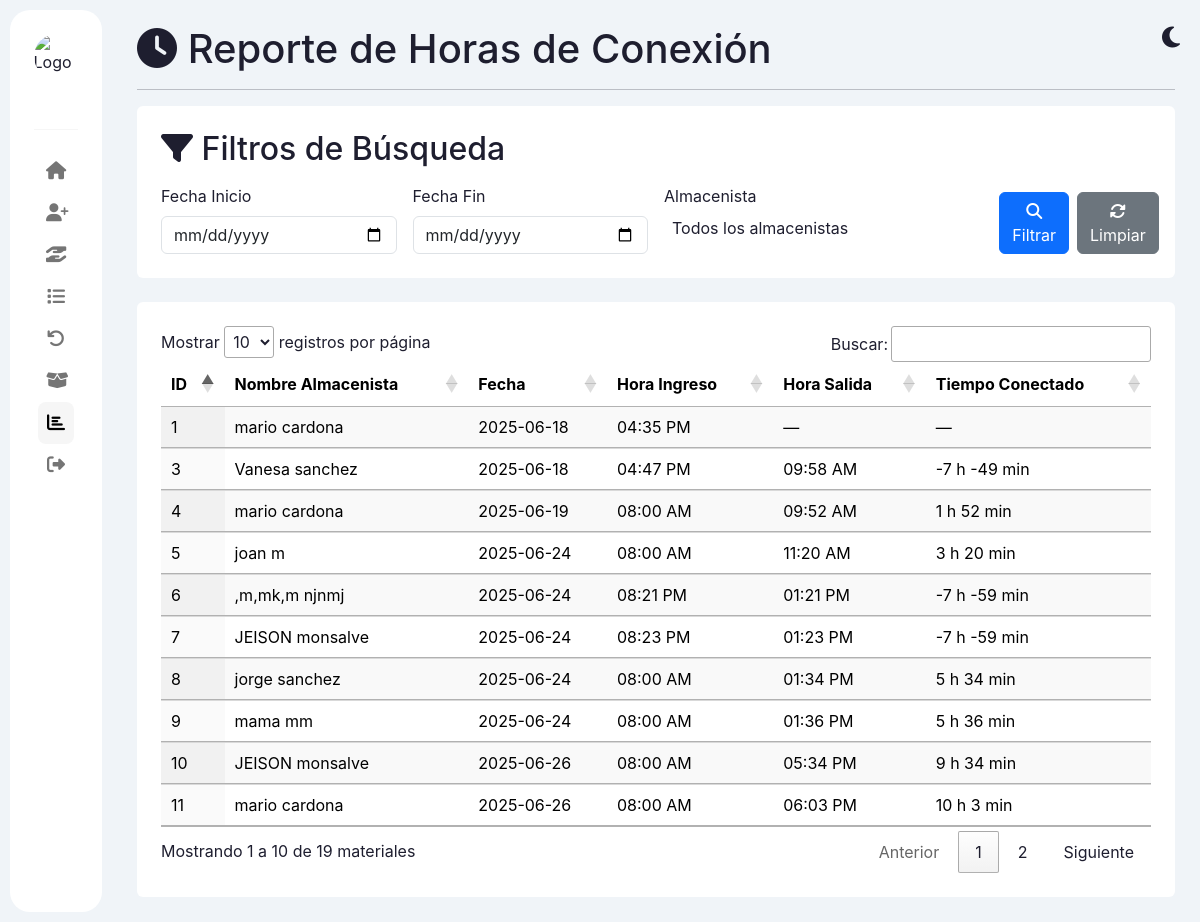
The app's page /reportes/reportes.php (signed in) with its own data.
### tables this page shows
CREATE TABLE `registro_horas` (
  `id` int(11) NOT NULL,
  `fecha` date NOT NULL,
  `hora_ingreso` datetime NOT NULL COMMENT 'Hora de ingreso del almacenista',
  `hora_salida` datetime DEFAULT NULL COMMENT 'Hora de salida del almacenista (null si no registrada)',
  `almacenista_id` int(11) NOT NULL
);

CREATE TABLE `almacenista` (
  `id` int(11) NOT NULL,
  `nombre` varchar(255) NOT NULL,
  `apellido` varchar(255) NOT NULL,
  `cedula` varchar(20) NOT NULL DEFAULT 'NOT NULL UNIQUE' COMMENT 'Número de cédula único del almacenista',
  `correo` varchar(255) NOT NULL,
  `telefono` varchar(255) DEFAULT NULL,
  `estado` enum('activo','inactivo') NOT NULL COMMENT 'Estado laboral: activo o inactivo',
  `hora_ingreso` datetime DEFAULT NULL,
  `hora_salida` datetime DEFAULT NULL,
  `usuario_id` int(11) NOT NULL COMMENT 'Relación con la tabla de usuarios para autenticación'
);

### reportes/reportes.php (the view, shortened to what this page needs)
<?php
include '../conexion.php';
$fecha_inicio = $_GET['fecha_inicio'] ?? '';
$fecha_fin = $_GET['fecha_fin'] ?? '';
$sql = "SELECT
            rh.id,
            a.nombre,
            a.apellido,
            rh.fecha,
            TIME(rh.hora_ingreso) as hora_ingreso_real,
            TIME(rh.hora_salida) as hora_salida_real,
            TIMESTAMPDIFF(MINUTE, rh.hora_ingreso, rh.hora_salida) as minutos_conectado
        FROM registro_horas rh
        INNER JOIN almacenista a ON rh.almacenista_id = a.id";
$sql .= " ORDER BY rh.fecha DESC, TIME(rh.hora_ingreso) DESC";
$stmt = $connect->prepare($sql);
$stmt->execute();
$resultado = $stmt->get_result();
?>
<!DOCTYPE html>
<html lang="es">
<head>
    <link href="https://cdn.jsdelivr.net/npm/bootstrap@5.3.3/dist/css/bootstrap.min.css" rel="stylesheet">
    <link rel="stylesheet" href="https://cdnjs.cloudflare.com/ajax/libs/font-awesome/6.4.2/css/all.min.css">
    <link rel="stylesheet" href="https://cdn.datatables.net/1.13.6/css/jquery.dataTables.min.css">
    <link rel="stylesheet" href="https://cdn.datatables.net/buttons/2.4.1/css/buttons.dataTables.min.css">
    <link href="https://cdn.jsdelivr.net/npm/select2@4.1.0-rc.0/dist/css/select2.min.css" rel="stylesheet" />
    <link rel="stylesheet" href="https://cdn.jsdelivr.net/npm/select2-bootstrap-5-theme@1.3.0/dist/select2-bootstrap-5-theme.min.css" />
    <link rel="stylesheet" href="../css/reportes.css">
</head>
<body class="light">
<div class="container-fluid">
    <div class="sidebar">
        <img src="https://virtual.fundetec.edu.co/wp-content/uploads/2024/09/las-mejores-carreras-tecnicas-en-el-sena.png" class="animated-logo" alt="Logo SENA" />
        <div class="head">
        </div>
        <div class="menu">
            <ul>
                <li><a href="<?php echo ($_SESSION['rol'] === 'administrador') ? '../admin.php' : '../almacenista.php'; ?>"><i class="icon fas fa-home"></i><span class="text">Inicio</span></a></li>
                <li><a href="../funcionarios/1registrofuncionario.php"><i class="icon fas fa-user-plus"></i><span class="text">Funcionarios</span></a></li>
                <li><a href="../prestamo1/prestamos.php"><i class="icon fas fa-hand-holding-hand"></i><span class="text">Préstamos</span></a></li>
                <li><a href="../lista_prestamos/listar_prestamos.php"><i class="icon fas fa-list"></i><span class="text">Listados</span></a></li>
                <li><a href="../devoluciones/4devolucion.php"><i class="icon fas fa-undo"></i><span class="text">Devoluciones</span></a></li>
                <li><a href="../insumos/2insumos.php"><i class="icon fas fa-box-open"></i><span class="text">Insumos</span></a></li>
                <li class="active"><a href="reportes.php"><i class="icon fas fa-chart-bar"></i><span class="text">Reportes</span></a></li>
                <li><a href="../logout.php"><i class="icon fas fa-sign-out-alt"></i><span class="text">Cerrar sesión</span></a></li>
            </ul>
        </div>
    </div>
    <main class="main">
        <div class="toggle-mode-icons">
            <i id="theme-icon" class="fas fa-moon" onclick="toggleTheme()"></i>
        </div>
        <header><h1><i class="fas fa-clock"></i> Reporte de Horas de Conexión</h1></header>
        <hr>
        <section class="card-form p-4 rounded mb-4">
            <h2 class="mb-3"><i class="fas fa-filter"></i> Filtros de Búsqueda</h2>
            <form method="GET" class="row g-3">
                <div class="col-md-3">
                    <label for="fecha_inicio" class="form-label">Fecha Inicio</label>
                    <input type="date" class="form-control" id="fecha_inicio" name="fecha_inicio" value="<?= htmlspecialchars($fecha_inicio) ?>">
                </div>
                <div class="col-md-3">
                    <label for="fecha_fin" class="form-label">Fecha Fin</label>
                    <input type="date" class="form-control" id="fecha_fin" name="fecha_fin" value="<?= htmlspecialchars($fecha_fin) ?>">
                </div>
                <div class="col-md-4">
                    <label for="almacenista_id" class="form-label">Almacenista</label>
                </div>
                <div class="col-md-2 d-flex align-items-end">
                    <button type="submit" class="btn btn-primary"><i class="fas fa-search"></i> Filtrar</button>
                    <a href="reportes.php" class="btn btn-secondary ms-2"><i class="fas fa-sync-alt"></i> Limpiar</a>
                </div>
            </form>
        </section>
        <section class="card-form p-4 rounded">
            <div class="table-responsive">
                <table id="tablaHoras" class="display table table-striped table-hover" style="width:100%;">
                    <thead>
                        <tr>
                            <th>ID</th>
                            <th>Nombre Almacenista</th>
                            <th>Fecha</th>
                            <th>Hora Ingreso</th>
                            <th>Hora Salida</th>
                            <th>Tiempo Conectado</th>
                        </tr>
                    </thead>
                    <tbody>
                        <?php while ($fila = $resultado->fetch_assoc()) {
                            $hora_ingreso = date("h:i A", strtotime($fila['hora_ingreso_real']));
                            $hora_salida = $fila['hora_salida_real'] ? date("h:i A", strtotime($fila['hora_salida_real'])) : '—';
                            $tiempo_conectado = '—';
                            if ($fila['minutos_conectado'] !== null) {
                                $horas = floor($fila['minutos_conectado'] / 60);
                                $minutos = $fila['minutos_conectado'] % 60;
                                $tiempo_conectado = "$horas h $minutos min";
                            }
                        ?>
                            <tr>
                                <td><?= htmlspecialchars($fila['id']) ?></td>
                                <td><?= htmlspecialchars($fila['nombre'] . ' ' . $fila['apellido']) ?></td>
                                <td><?= htmlspecialchars($fila['fecha']) ?></td>
                                <td><?= $hora_ingreso ?></td>
                                <td><?= $hora_salida ?></td>
                                <td><?= $tiempo_conectado ?></td>
                            </tr>
                        <?php } ?>
                    </tbody>
                </table>
            </div>
        </section>
    </main>
</div>
</body>
</html>

### css/reportes.css (style rules this page uses)
:root { --bg-light: #f0f4f8; --bg-dark: #1e1e2f; --text-dark: #1e1e2f; --text-light: #ffffff; --card-bg-light: #ffffff; --card-bg-dark: #2b2b3c; --sidebar-bg-light: #ffffff; --sidebar-bg-dark: #2a2a3b; --border-dark: #44475a; }
body { transition: background-color 0.3s, color 0.3s; }
body.light { background-color: var(--bg-light); color: var(--text-dark); }
* { margin: 0; padding: 0; box-sizing: border-box; font-family: "Inter", sans-serif; }
.container-fluid { display: flex; min-height: 100vh; width: 100%; padding: 0; }
.sidebar { width: 92px; background-color: var(--sidebar-bg-light); border-radius: 20px; margin: 10px; padding: 24px; transition: width 0.4s ease, background-color 0.3s; display: flex; flex-direction: column; gap: 20px; align-items: center; }
.animated-logo { width: 45px; height: 45px; border-radius: 50%; margin-bottom: 10px; transition: width 0.4s ease, height 0.4s ease; cursor: pointer; object-fit: cover; }
.head { padding-bottom: 20px; border-bottom: 1px solid #f6f6f6; width: 100%; }
.menu ul { list-style: none; margin-bottom: 5px; width: 100%; padding-left: 0; }
.menu ul li a { display: flex; align-items: center; gap: 10px; font-size: 14px; font-weight: 500; color: #757575; text-decoration: none; padding: 12px 8px; border-radius: 8px; transition: all 0.3s; }
.menu ul li.active a, .menu ul li a:hover { color: #000; background-color: #f6f6f6; }
.icon { font-size: 18px; width: 20px; text-align: center; }
.main { flex: 1; padding: 25px; transition: background-color 0.3s; position: relative; overflow-y: auto; }
.toggle-mode-icons { position: absolute; top: 20px; right: 20px; cursor: pointer; font-size: 24px; z-index: 1050; }
.card-form { background-color: var(--card-bg-light); transition: background-color 0.3s ease; }

### records on screen
registro_horas: id "11", almacenista.apellido "mario cardona", fecha "2025-06-26", hora_ingreso "08:00 AM", hora_salida "06:03 PM", tiempo_conectado "10 h 3 min"
registro_horas: id "10", almacenista.apellido "JEISON monsalve", fecha "2025-06-26", hora_ingreso "08:00 AM", hora_salida "05:34 PM", tiempo_conectado "9 h 34 min"
registro_horas: id "7", almacenista.apellido "JEISON monsalve", fecha "2025-06-24", hora_ingreso "08:23 PM", hora_salida "01:23 PM", tiempo_conectado "-7 h -59 min"
registro_horas: id "6", almacenista.apellido ",m,mk,m njnmj", fecha "2025-06-24", hora_ingreso "08:21 PM", hora_salida "01:21 PM", tiempo_conectado "-7 h -59 min"
registro_horas: id "9", almacenista.apellido "mama mm", fecha "2025-06-24", hora_ingreso "08:00 AM", hora_salida "01:36 PM", tiempo_conectado "5 h 36 min"
registro_horas: id "8", almacenista.apellido "jorge sanchez", fecha "2025-06-24", hora_ingreso "08:00 AM", hora_salida "01:34 PM", tiempo_conectado "5 h 34 min"
registro_horas: id "5", almacenista.apellido "joan m", fecha "2025-06-24", hora_ingreso "08:00 AM", hora_salida "11:20 AM", tiempo_conectado "3 h 20 min"
registro_horas: id "4", almacenista.apellido "mario cardona", fecha "2025-06-19", hora_ingreso "08:00 AM", hora_salida "09:52 AM", tiempo_conectado "1 h 52 min"
registro_horas: id "3", almacenista.apellido "Vanesa sanchez", fecha "2025-06-18", hora_ingreso "04:47 PM", hora_salida "09:58 AM", tiempo_conectado "-7 h -49 min"
registro_horas: id "1", almacenista.apellido "mario cardona", fecha "2025-06-18", hora_ingreso "04:35 PM", hora_salida "—", tiempo_conectado "—"
